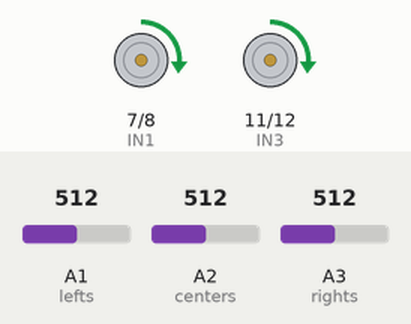
This sketch was run on a simulated Arduino Uno, built with avr-gcc and run on an emulated ATmega328P. Parts: motor-driver pin pairs drawn as motors (green arrow = first pin HIGH = forward, orange = second pin HIGH = backward, longer = more drive, scaled by the enable pin). Inputs (shaded band) come from the test bench; at power-on: A1 (lefts) = 512, A3 (rights) = 512, A2 (centers) = 512.

Above: at 1.2 s.
1.3 s: A1 (lefts) set to 409
2.8 s: A1 (lefts) set to 391
At 3.2 s:
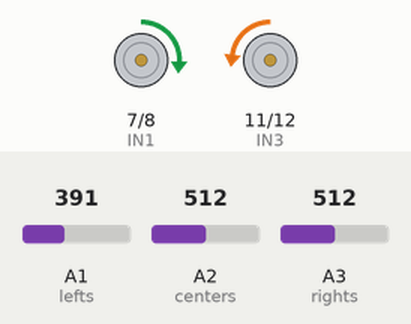
4.3 s: A1 (lefts) set to 410
At 5.5 s:
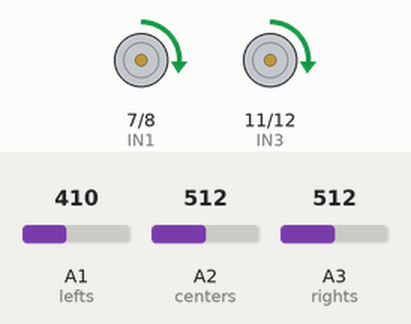
5.8 s: A3 (rights) set to 411
7.3 s: A3 (rights) set to 391
At 7.6 s:
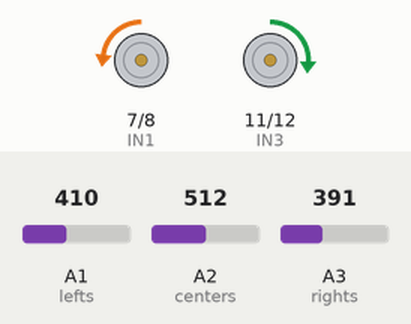
8.8 s: A3 (rights) set to 410
At 10.0 s:
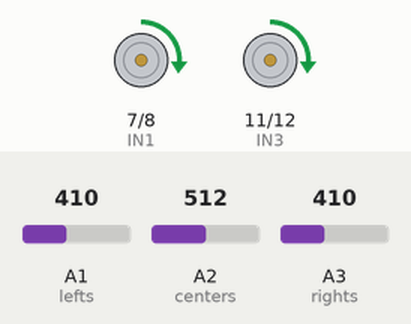
Timing chart, 0 to 11.3 s (numbered marks = the images above; inputs shaded):
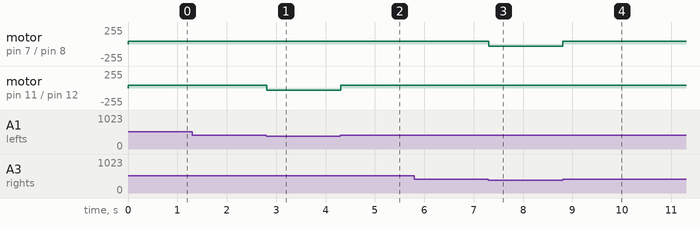

Measured:
- the behaviour switches between 400 and 399 on A1 (lefts) (found by bisection; images 0 and 1)
- the behaviour switches between 400 and 399 on A3 (rights) (found by bisection; images 2 and 3)
- after the input at 1.3 s, every drawn part: stays the same
- after the input at 2.8 s, motor on pin 11 (IN3) / pin 12 (IN4): forward 45/255 → backward 35/255 at once
- after the input at 4.3 s, motor on pin 11 (IN3) / pin 12 (IN4): backward 35/255 → forward 45/255 at once
- after the input at 5.8 s, every drawn part: stays the same
- after the input at 7.3 s, motor on pin 7 (IN1) / pin 8 (IN2): forward 45/255 → backward 35/255 at once
- after the input at 8.8 s, motor on pin 7 (IN1) / pin 8 (IN2): backward 35/255 → forward 45/255 at once

The sketch:

LT_3ch_basic_240704.ino
```cpp
// Defining pins and variables
#define lefts A1
#define centers A2
#define rights A3

// Motor 1 control pins
#define ENA 9
#define IN1 7
#define IN2 8

// Motor 2 control pins
#define ENB 10
#define IN3 11
#define IN4 12

#define THRESHOLD 400
#define BASE_SPEED 45
#define MAX_SPEED 125
#define TURN_SPEED 35
#define HARD_TURN_SPEED 50

void setup() {
  // Setting motor control pins as output
  pinMode(ENA, OUTPUT);
  pinMode(IN1, OUTPUT);
  pinMode(IN2, OUTPUT);
  pinMode(ENB, OUTPUT);
  pinMode(IN3, OUTPUT);
  pinMode(IN4, OUTPUT);

  // Setting sensor pins as input
  pinMode(lefts, INPUT);
  pinMode(centers, INPUT);
  pinMode(rights, INPUT);

  // Setting initial motor speed
  analogWrite(ENA, BASE_SPEED); // Motor 1 speed
  analogWrite(ENB, BASE_SPEED); // Motor 2 speed
}

void loop() {
  // Read sensor values
  int leftSensorValue = analogRead(lefts);
  int centerSensorValue = analogRead(centers);
  int rightSensorValue = analogRead(rights);

  // Calculate error
  int error = (leftSensorValue - rightSensorValue) / 2; // Adjust error calculation to average left and right sensors

  // Calculate motor speeds based on error
  int speedLeft = BASE_SPEED - error;
  int speedRight = BASE_SPEED + error;

  // Constrain motor speeds to be within limits
  speedLeft = constrain(speedLeft, 0, MAX_SPEED);
  speedRight = constrain(speedRight, 0, MAX_SPEED);

  // Determine motor directions based on sensor values
  if (centerSensorValue < THRESHOLD) { // Center sensor detects line, go forward
    digitalWrite(IN1, HIGH);
    digitalWrite(IN2, LOW);
    digitalWrite(IN3, HIGH);
    digitalWrite(IN4, LOW);
    analogWrite(ENA, BASE_SPEED);
    analogWrite(ENB, BASE_SPEED);
  } else if (leftSensorValue < THRESHOLD && centerSensorValue >= THRESHOLD && rightSensorValue >= THRESHOLD) {
    // Left sensor detects line, turn left
    digitalWrite(IN1, HIGH);
    digitalWrite(IN2, LOW);
    digitalWrite(IN3, LOW);
    digitalWrite(IN4, HIGH);

    // Determine the turn speed based on sensor value
    if (leftSensorValue < THRESHOLD - 200) {
      analogWrite(ENA, BASE_SPEED);
      analogWrite(ENB, HARD_TURN_SPEED);
    } else {
      analogWrite(ENA, BASE_SPEED);
      analogWrite(ENB, TURN_SPEED);
    }
  } else if (rightSensorValue < THRESHOLD && centerSensorValue >= THRESHOLD && leftSensorValue >= THRESHOLD) {
    // Right sensor detects line, turn right
    digitalWrite(IN1, LOW);
    digitalWrite(IN2, HIGH);
    digitalWrite(IN3, HIGH);
    digitalWrite(IN4, LOW);

    // Determine the turn speed based on sensor value
    if (rightSensorValue < THRESHOLD - 200) {
      analogWrite(ENA, HARD_TURN_SPEED);
      analogWrite(ENB, BASE_SPEED);
    } else {
      analogWrite(ENA, TURN_SPEED);
      analogWrite(ENB, BASE_SPEED);
    }
  } else {
    // Stop
    digitalWrite(IN1, HIGH);
    digitalWrite(IN2, LOW);
    digitalWrite(IN3, HIGH);
    digitalWrite(IN4, LOW);
    analogWrite(ENA, BASE_SPEED);
    analogWrite(ENB, BASE_SPEED);
  }

  // Small delay for stability
  delay(10);
}

void stopMotors() {
  analogWrite(ENA, 0);
  analogWrite(ENB, 0);
  digitalWrite(IN1, LOW);
  digitalWrite(IN2, LOW);
  digitalWrite(IN3, LOW);
  digitalWrite(IN4, LOW);
}
```
